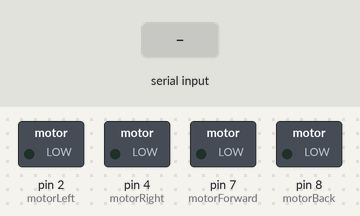
This sketch was run on a simulated Arduino Uno, built with avr-gcc and run on an emulated ATmega328P. Shown: switched loads named in the sketch (green lamp = pin HIGH). The inputs (shaded band) are chosen by the test bench.

Above: at 1.2 s.
1.3 s: "F" received over Serial
At 2.5 s:
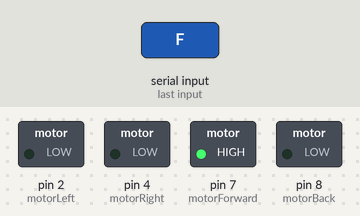
2.8 s: "B" received over Serial
At 3.7 s:
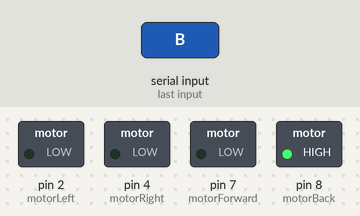
4.3 s: "L" received over Serial
At 4.8 s:
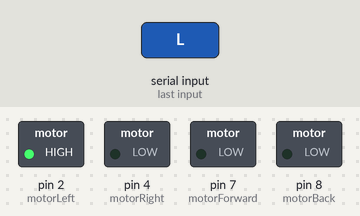
5.8 s: "R" received over Serial
At 7.0 s:
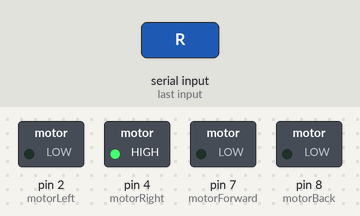
7.3 s: "G" received over Serial
At 8.3 s:
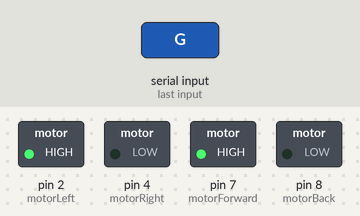
8.8 s: "I" received over Serial
At 9.4 s:
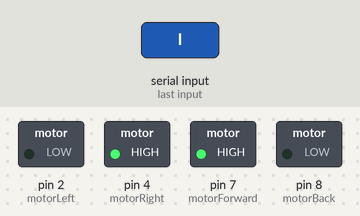
Timing chart, 0 to 11.3 s (numbered marks = the images above; inputs shaded):
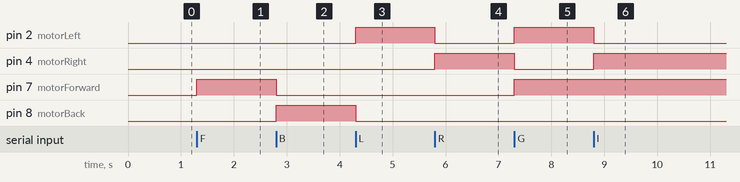

The sketch:

BTCar.ino
```cpp
/**
 * Before do something, please read "README"
 *
 * Here are uses 2 motors:
 *    the first motor drives forward\backward only
 *    the second one turns left\right only.
**/

// See picture for understending how does it set.
int motorLeft = 2;
int motorRight = 4;
int motorForward = 7;
int motorBack = 8;

void setup()
{
  pinMode(motorLeft, OUTPUT);
  pinMode(motorRight, OUTPUT);
  pinMode(motorForward, OUTPUT);
  pinMode(motorBack, OUTPUT);

  Serial.begin(9600); // for HC-05

  Stop();
}

void loop()
{
  if (Serial.available() > 0)
  {
    char command = Serial.read();

    // Serial.println(command);

    // This latters app send by bluetooh in different cases.
    // Do not change this latters!
    switch (command) {
      case 'F': forward();       break; // drive forward
      case 'B': back();          break; // drive backward
      case 'L': left();          break; // drive left
      case 'R': right();         break; // drive right
      case 'G': forward_left();  break; // drive forward and left
      case 'I': forward_right(); break; // drive forward and right
      case 'H': back_left();     break; // drive backward and left
      case 'J': back_right();    break; // drive backward and right
      default: Stop(); break;
    }
  }
}

void forward()
{
  digitalWrite(motorForward, HIGH);
  digitalWrite(motorLeft, LOW);
  digitalWrite(motorRight, LOW);
  digitalWrite(motorBack, LOW);
}

void back()
{
  digitalWrite(motorBack, HIGH);
  digitalWrite(motorLeft, LOW);
  digitalWrite(motorRight, LOW);
  digitalWrite(motorForward, LOW);
}

void left() {
  digitalWrite(motorLeft, HIGH);
  digitalWrite(motorForward, LOW);
  digitalWrite(motorRight, LOW);
  digitalWrite(motorBack, LOW);
}

void right() {
  digitalWrite(motorRight, HIGH);
  digitalWrite(motorForward, LOW);
  digitalWrite(motorLeft, LOW);
  digitalWrite(motorBack, LOW);
}

void forward_left()
{
  digitalWrite(motorForward, HIGH);
  digitalWrite(motorLeft, HIGH);
  digitalWrite(motorRight, LOW);
  digitalWrite(motorBack, LOW);
}

void forward_right()
{
  digitalWrite(motorForward, HIGH);
  digitalWrite(motorRight, HIGH);
  digitalWrite(motorLeft, LOW);
  digitalWrite(motorBack, LOW);
}

void back_left()
{
  digitalWrite(motorBack, HIGH);
  digitalWrite(motorLeft, HIGH);
  digitalWrite(motorRight, LOW);
  digitalWrite(motorForward, LOW);
}

void back_right()
{
  digitalWrite(motorBack, HIGH);
  digitalWrite(motorRight, HIGH);
  digitalWrite(motorLeft, LOW);
  digitalWrite(motorForward, LOW);
}

void Stop()
{
  digitalWrite(motorLeft, LOW);
  digitalWrite(motorRight, LOW);
  digitalWrite(motorForward, LOW);
  digitalWrite(motorBack, LOW);
}
```

Measured:
- after the input at 1.3 s, pin 7 (motorForward): LOW → HIGH at once
- after the input at 2.8 s, pin 7 (motorForward): HIGH → LOW at once; pin 8 (motorBack): LOW → HIGH at once
- after the input at 4.3 s, pin 2 (motorLeft): LOW → HIGH at once; pin 8 (motorBack): HIGH → LOW at once
- after the input at 5.8 s, pin 2 (motorLeft): HIGH → LOW at once; pin 4 (motorRight): LOW → HIGH at once
- after the input at 7.3 s, pin 2 (motorLeft), pin 7 (motorForward): LOW → HIGH at once; pin 4 (motorRight): HIGH → LOW at once
- after the input at 8.8 s, pin 2 (motorLeft): HIGH → LOW at once; pin 4 (motorRight): LOW → HIGH at once
